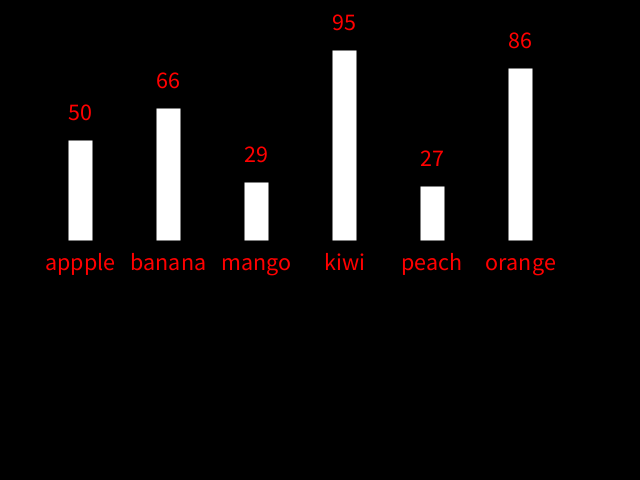
Frame 1 (no input)
Frame 60 (the mouse pressed at the canvas centre just before this capture): identical to frame 1, image omitted
Frame 120 (the mouse held since frame 60 and released just before this capture): identical to frame 1, image omitted

The Processing sketch that drew this single still picture (run headless with seeded random() and noise(); from frame 60 on, the mouse is pressed at the canvas centre):

// Processing sketch: array_stp_2
// ── array_stp_2.pde
//int fruitAmt;
//String fruitName;
int[] fruitAmts;
String[] fruitNames;

void setup() {
  size(640, 480);
  //fruitAmt = int(random(5, 100));
  //fruitName = "Banana";
  fruitAmts = new int[6];
  fruitAmts[0] =  50;
  fruitAmts[1] =  int(random(5, 100));
  fruitAmts[2] =  int(random(5, 100));
  fruitAmts[3] =  int(random(5, 100));
  fruitAmts[4] =  int(random(5, 100));
  fruitAmts[5] =  int(random(5, 100));
  //for (int n = 0; n < 6; n++) {
  //  if (n == 0) {
  //    fruitAmts[n] = 50;
  //  } else {
  //    fruitAmts[n] = int(random(5, 100));
  //  }
  //}
  fruitNames = new String[6];
  fruitNames[0] = "appple";
  fruitNames[1] = "banana";
  fruitNames[2] = "mango";
  fruitNames[3] = "kiwi";
  fruitNames[4] = "peach";
  fruitNames[5] = "orange";
}

float barGap = 88;
float barWidth = 24;
float x = 80;

void draw () {
  background(0);

  strokeWeight(barWidth);

  //stroke(255);
  //strokeCap(SQUARE);
  //textAlign(CENTER);
  //textSize(24);
  //fill(255, 0, 0);
  //line(x, height * 0.5, x, height * 0.5 - 2 * fruitAmts[0]);
  //text(fruitNames[0], x, height * 0.5 + 30);
  //text(fruitAmts[0], x, height * 0.5 - 2 * fruitAmts[0] - 20);

  //stroke(255);
  //strokeCap(SQUARE);
  //textAlign(CENTER);
  //textSize(24);
  //fill(255, 0, 0);
  //line(x + barGap, height * 0.5, x + barGap, height * 0.5 - 2 * fruitAmts[1]);
  //text(fruitNames[1], x + barGap, height * 0.5 + 30);
  //text(fruitAmts[1], x + barGap, height * 0.5 - 2 * fruitAmts[1] - 20);

  for (int n = 0; n < 6; n++) {
    stroke(255);
    strokeCap(SQUARE);
    textAlign(CENTER);
    textSize(24);
    fill(255, 0, 0);
    line(x + barGap * n, height * 0.5,
      x + barGap * n, height * 0.5 - 2 * fruitAmts[n]);
    text(fruitNames[n],
      x + barGap * n, height * 0.5 + 30);
    text(fruitAmts[n],
      x + barGap * n, height * 0.5 - 2 * fruitAmts[n] - 20);
  }
}
